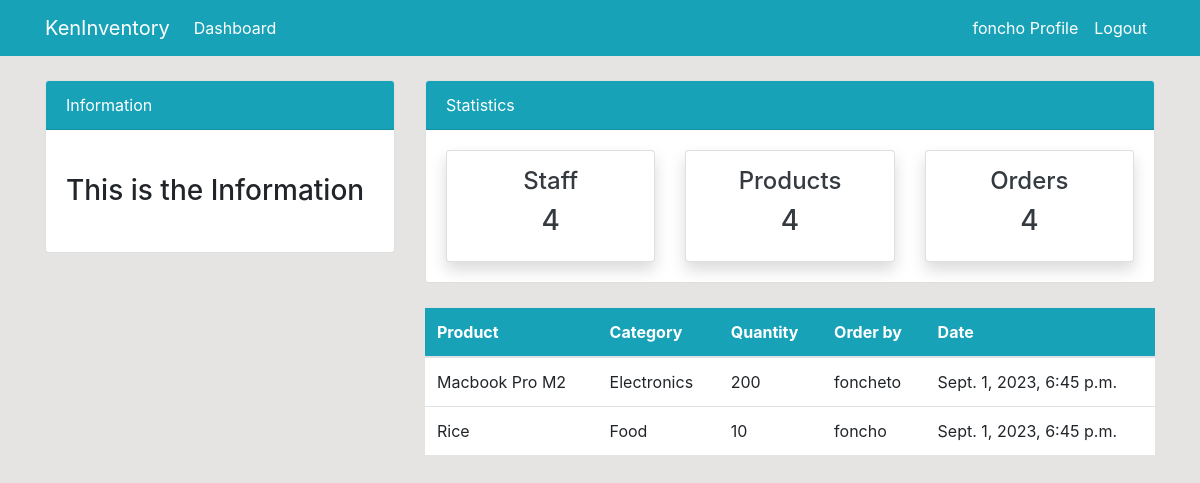
The app's page /order/ (signed in), older data.
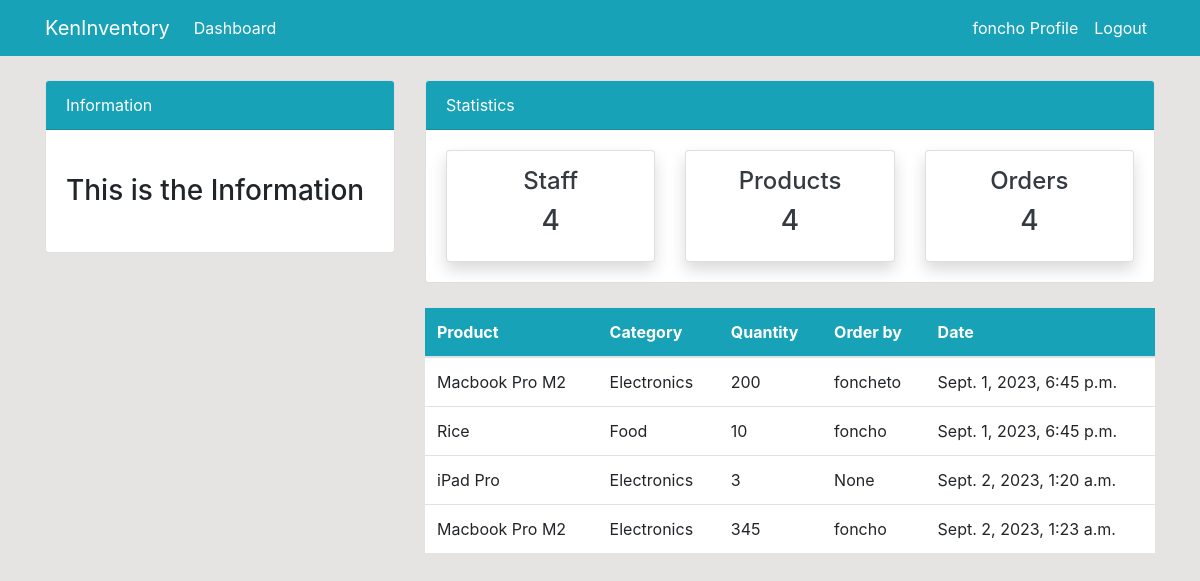
The same page, newer data.
### dashboard/models.py (models this page shows, shortened)
class Order(models.Model):
    product = models.ForeignKey(Product, on_delete=models.CASCADE, null=True)
    staff = models.ForeignKey(User, on_delete=models.CASCADE, null=True)
    order_quantity = models.PositiveSmallIntegerField(null=True)
    date = models.DateTimeField(auto_now_add=True, null=True)
    class Meta:
        verbose_name_plural = "Order"

class Product(models.Model):
    name = models.CharField(max_length=50, null=True)
    category = models.CharField(choices=CATEGORIES, max_length=20, null=True)
    quantity = models.PositiveSmallIntegerField(null=True)
    class Meta:
        verbose_name_plural = "Product"
    def __str__(self):
        return self.name

### dashboard/views.py (the view)
# urls.py: path("order/", views.order, name="dashboard-order"),
@login_required
def order(request):
    orders = Order.objects.all()
    context = {"orders": orders}
    return render(request, "dashboard/order.html", context)

### templates/dashboard/order.html (shortened to what this page needs)
{% extends 'partials/base.html' %}
{% block content %}
{% include 'partials/topnav.html' %}
<div class="container">
    <div class="row my-4">
        <div class="col-md-4">
        </div>
        <div class="col-md-8">
            <table class="table bg-white">
                <thead class="bg-info">
                    <tr class="text-white">
                        <th scope="col">Product</th>
                        <th scope="col">Category</th>
                        <th scope="col">Quantity</th>
                        <th scope="col">Order by</th>
                        <th scope="col">Date</th>
                    </tr>
                </thead>
                <tbody>
                    {% for order in orders %}
                    <tr>
                        <td>{{ order.product }}</td>
                        <td>{{ order.product.category }}</td>
                        <td>{{ order.order_quantity }}</td>
                        <td>{{ order.staff }}</td>
                        <td>
                            {{ order.date }}
                        </td>
                    </tr>
                    {% endfor %}
                </tbody>
            </table>
        </div>
    </div>
</div>
{% endblock %}

### templates/partials/base.html (shortened to what this page needs)
{% load static %}
<!doctype html>
<html lang="en">
<head>
    <link rel="stylesheet" href="https://cdn.jsdelivr.net/npm/bootstrap@4.6.2/dist/css/bootstrap.min.css"
>
    <link rel="stylesheet" href="{% static '/style.css'%}">
</head>
<body>
    {% include 'partials/nav.html' %}
    {% block content %}
    {% endblock %}
</body>
</html>

### templates/partials/nav.html (shortened to what this page needs)
<nav class="navbar navbar-expand-lg navbar-info bg-info">
    {% if user.is_authenticated %}
    <div class="container">
        <a class="navbar-brand text-white" href="{% url 'dashboard-index' %}">KenInventory</a>
        <div class="collapse navbar-collapse" id="navbarSupportedContent">
            <ul class="navbar-nav mr-auto">
                <li class="nav-item active">
                    <a class="nav-link text-white" href="{% url 'dashboard-index' %}">Dashboard </a>
                </li>
            </ul>
            <ul class="navbar-nav ml-auto">
                <li class="nav-item active">
                    <a class="nav-link text-white" href="{% url 'user-profile' %}">{{ user.username }} Profile </a>
                </li>
                <li class="nav-item">
                    <a class="nav-link text-white" href="{% url 'user-logout' %}">Logout</a>
                </li>
            </ul>
            {% endif %}
        </div>
    </div>
</nav>

### templates/partials/topnav.html (shortened to what this page needs)
<div class="container">
    <div class="row mt-4">
        <div class="col-md-4">
            <div class="card">
                <div class="card-header bg-info text-white">
                    Information
                </div>
                <div class="card-body">
                    <marquee behavior="" direction="">
                        <h3 class="my-4">This is the Information</h3>
                    </marquee>
                </div>
            </div>
        </div>
        <div class="col-md-8">
            <div class="card">
                <div class="card-header bg-info text-white">
                    Statistics
                </div>
                <div class="card-body">
                    <div class="row">
                        <div class="col-md-4">
                            <a class="text-decoration-none text-dark" href="{% url 'dashboard-staff' %}">
                                <div class="card my-card shadow text-center p-3">
                                    <h4>Staff </h4>
                                    <h3>4</h3>
                                </div>
                            </a>
                        </div>
                        <div class="col-md-4">
                            <a class="text-decoration-none text-dark" href="{% url 'dashboard-product' %}">
                                <div class="card my-card shadow text-center p-3">
                                    <h4>Products </h4>
                                    <h3>4</h3>
                                </div>
                            </a>
                        </div>
                        <div class="col-md-4">
                            <a class="text-decoration-none text-dark" href="{% url 'dashboard-order' %}">
                                <div class="card my-card shadow text-center p-3">
                                    <h4>Orders </h4>
                                    <h3>4</h3>
                                </div>
                            </a>
                        </div>
                    </div>
                </div>
            </div>
        </div>
    </div>
</div>

### static/style.css (style rules this page uses)
body { background: rgb(230, 227, 227); }

Row changes from the older to the newer data that the page shows:
added Order: product "iPad Pro", product.category "Electronics", order_quantity "3", staff "None", date "Sept. 2, 2023, 1:20 a.m."
added Order: product "Macbook Pro M2", product.category "Electronics", order_quantity "345", staff "foncho", date "Sept. 2, 2023, 1:23 a.m."
